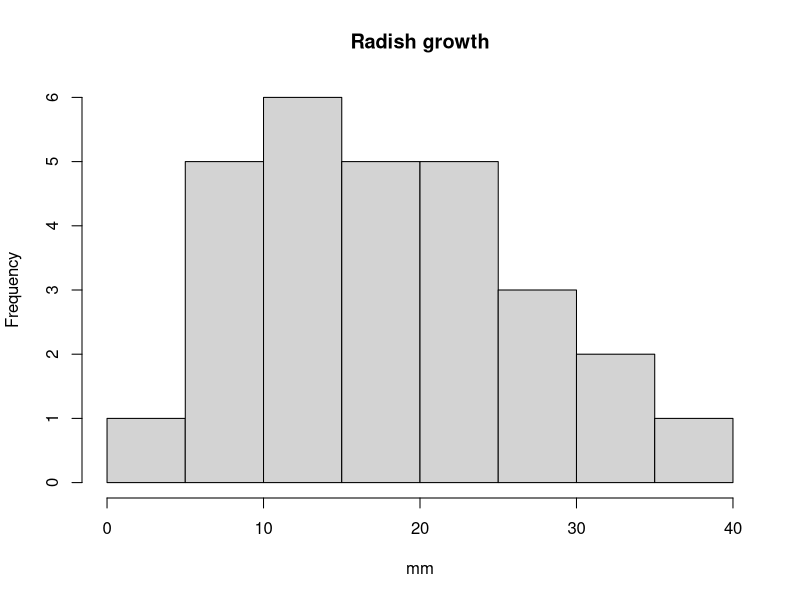
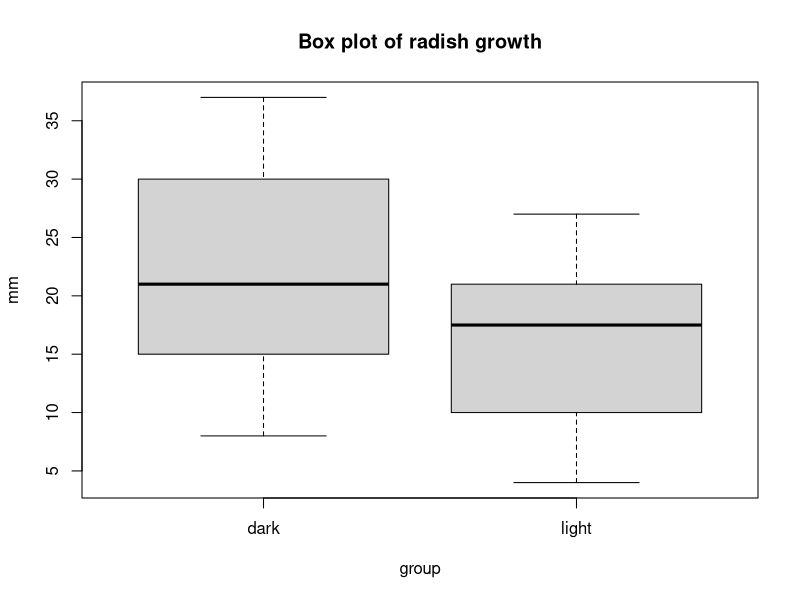

R code for these plots, in order:

# set the location of the data
# (change to point to the location on your computer)
file.loc <- "C:\\RGit\\RU_BIST0625" 

# on Apple computer, use forward slash ("/") as usual for locations of folders

# set the working directory to this location
setwd(file.loc)

# read in the data
radish <- read.csv("radishGrowth.csv",na.strings=".")

# list the first few rows of the data
head(radish)
attach(radish)    # WARNING! Attaching data frames can be dangerous

# make a histogram
hist(mm, main="Radish growth")
# copy this plot and paste it onto your homework assignment write-up
# hint: click on "export" then "copy to clipboard" and then "copy plot"

fivenum(mm)

windows()    # open a new window
# on Apple computer, use "quartz()"

boxplot(mm ~ group, main="Box plot of radish growth")
# copy this plot too and paste it onto your homework assignment write-up


mean(mm)
var(mm)
sd(mm)


# copy this plot and paste it onto your homework assignment write-up
